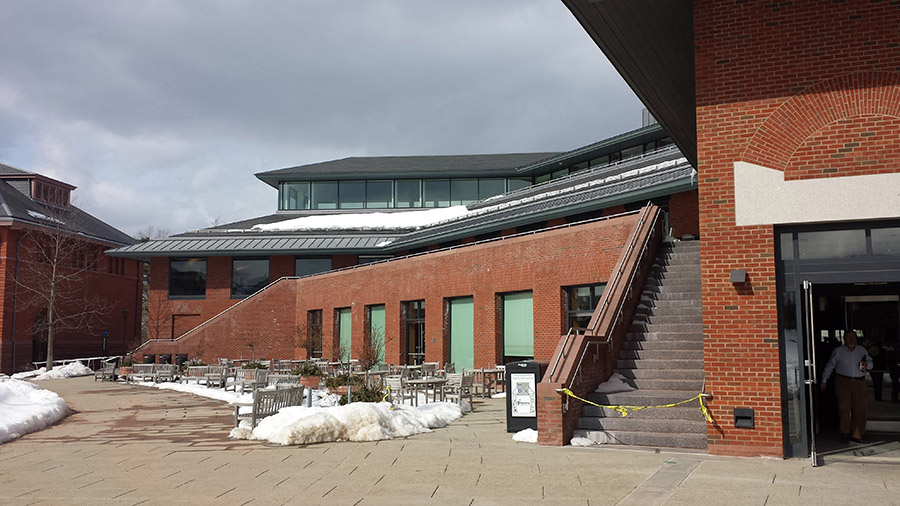
#> input picture Assignment 4/wes1.jpg, 900 x 506 px
$ python 03LinkedMatches.py   (older library calls are emulated)
#> lines starting #> are read from the running program, lines starting #| are printed output that depends on the picture
'''
Created on Mar 10, 2014

@author: Yuon
'''
import matplotlib.pyplot as plt
import numpy as np
import cv2
import numpy.linalg as lin

def bestMatches(des1,des2):
    best_matches = []
    for i in range(0, des1.shape[0]):
        des1dex = 0
        des2dex = 0
        dij = 1000
        for j in range(0, des2.shape[0]):
            dist = lin.norm((des2[j] - des1[i]))

            if dist < dij:
                dij = dist
                des1dex = i
                des2dex = j

        best_matches.append([des1dex, des2dex, dij])
    return best_matches


img1 = cv2.imread("wes1.jpg")
#> img1 is the input picture: shape (506, 900, 3); mean B, G, R 114.7, 119.1, 131.6
img2 = cv2.imread("wes2.jpg")
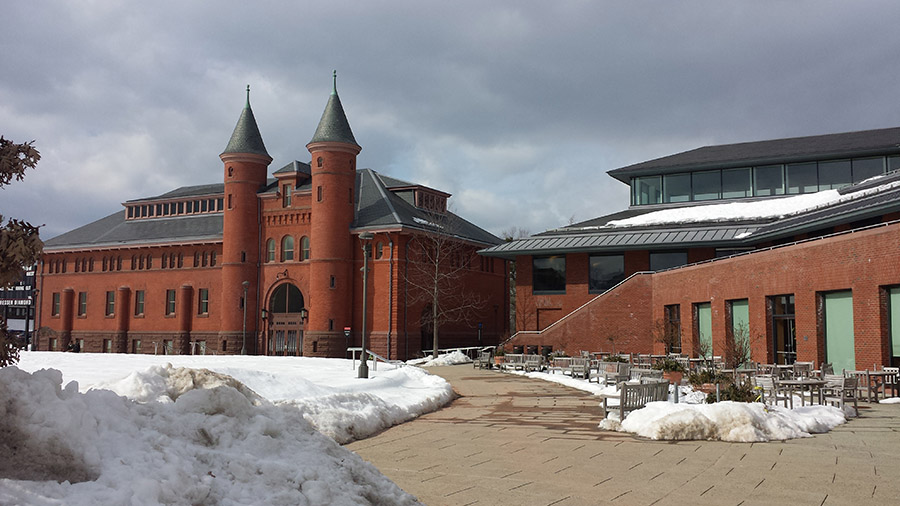
#> input picture Assignment 4/wes2.jpg, 900 x 506 px
#> img2 is the input picture: shape (506, 900, 3); mean B, G, R 127.4, 127, 134.4

img_rgb1 = cv2.cvtColor(img1,cv2.COLOR_BGR2RGB)
img_rgb2 = cv2.cvtColor(img2,cv2.COLOR_BGR2RGB)

img_rgb1 = np.array(img_rgb1)
img_rgb2 = np.array(img_rgb2)

img_gray1 = cv2.cvtColor(img1,cv2.COLOR_BGR2GRAY)
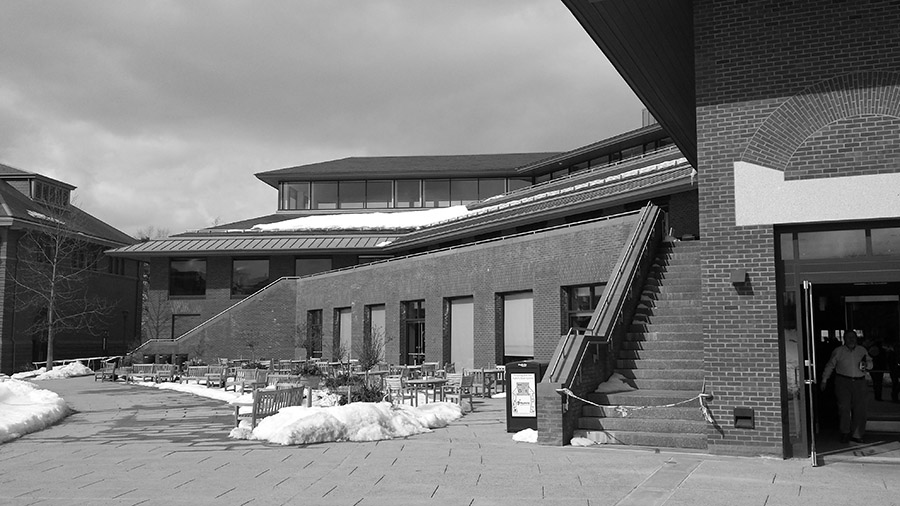
#> img_gray1: shape (506, 900); min 0, max 255, mean 122.3
img_gray2 = cv2.cvtColor(img2,cv2.COLOR_BGR2GRAY)
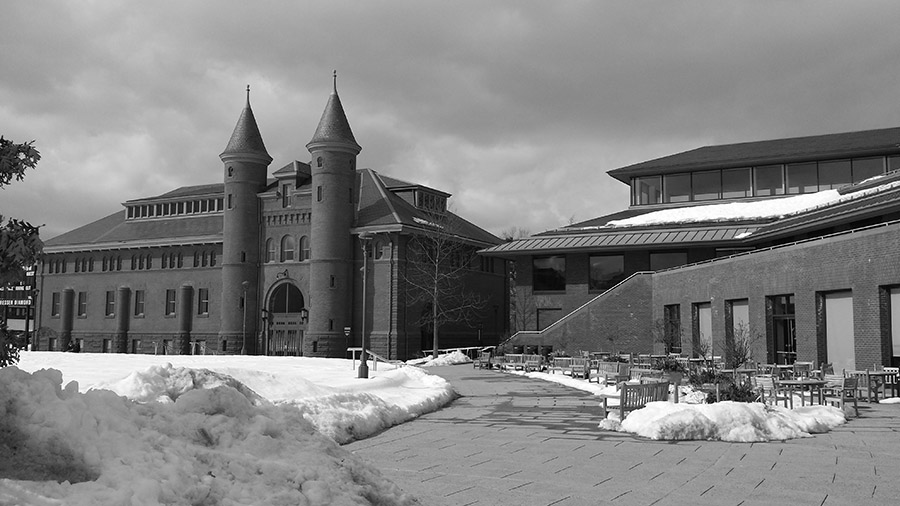
#> img_gray2: shape (506, 900); min 0, max 255, mean 129.3

sift = cv2.SIFT()

[kp1,des1] = sift.detectAndCompute(img_gray1, None)
#> kp1 = 2201 keypoints; strongest (x, y, size): (67, 363, 2.4), (234, 390, 1.9), (61, 364, 2.1), (152, 380, 1.9)
[kp2,des2] = sift.detectAndCompute(img_gray2, None)
#> kp2 = 1698 keypoints; strongest (x, y, size): (11, 346, 2.1), (449, 352, 1.9), (29, 346, 2.4), (349, 349, 2)

best_matches = bestMatches(des1, des2)
#> after the loop in bestMatches, `for i in range(0, des1.shape[0]):`: best_matches = 2201 items, first 6: [0, 626, 190.1], [1, 1667, 187.6], [2, 501, 310.1], [3, 795, 182.7], [4, 674, 136.3], [5, 626, 162.2]

sorted_matches = sorted(best_matches, key = lambda x:x[2])
#> sorted_matches = 2201 items, first 6: [479, 1199, 27.33], [831, 1654, 36.37], [649, 1398, 37.24], [513, 1261, 37.32], [410, 1165, 38.12], [682, 1438, 38.21]


[height, width, depth] = img_rgb1.shape
#> height = 506; width = 900; depth = 3

combined = np.zeros((height, 2*width, 3), dtype = 'uint8')

combined[:,0:width,:] = img_rgb1
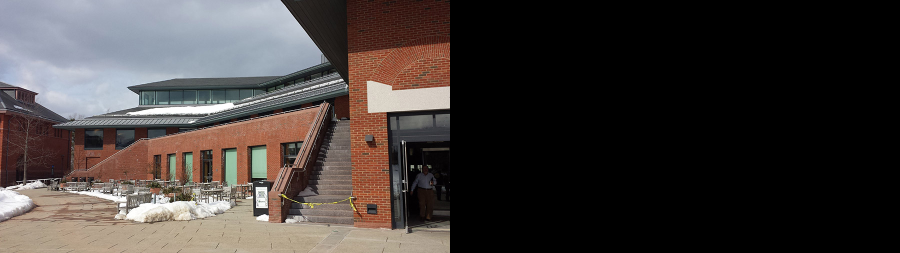
#> combined: shape (506, 1800, 3) (shown at 1/2 size); mean R, G, B 65.8, 59.6, 57.3
combined[:,width:2*width,:] = img_rgb2
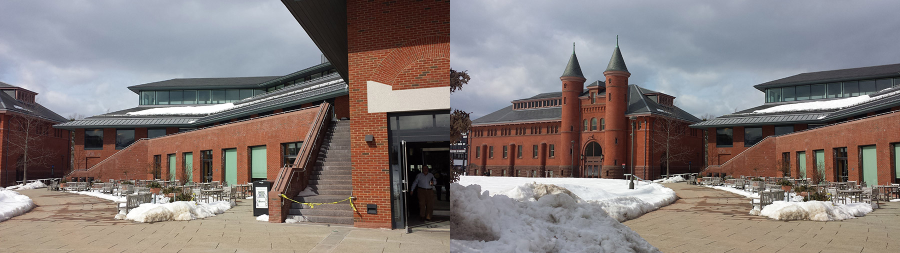
#> combined: shape (506, 1800, 3) (shown at 1/2 size); mean R, G, B 133, 123.1, 121

plt.subplot(211)
plt.title("Best Matches")
plt.imshow(combined)
for i in range(0,10):
    x1 = kp1[sorted_matches[i][0]].pt[0]
    x2 = width + kp2[sorted_matches[i][1]].pt[0]
    y1 = kp1[sorted_matches[i][0]].pt[1]
    y2 = kp2[sorted_matches[i][1]].pt[1]
    plt.plot([x1, x2], [y1, y2], 'r')
#> this loop made 10 passes
#> (x1, x2, y1, y2) on passes 1 to 10: (315.3, 1567.7, 210.3, 204.5), (491.9, 1776, 321.1, 317.9), (399.3, 1659.9, 230.4, 220.3), (333.9, 1588.8, 246.5, 239.8), (295.3, 1548.9, 246.4, 241.2), (412.1, 1675, 229.3, 218.4), (339.2, 1594.1, 231.3, 224), (268, 1522.1, 246.9, 242.5), (267.1, 1520, 198.6, 194.7), (264.8, 1520.9, 290.2, 285)
plt.subplot(212)
plt.title("Worst Matches")
plt.imshow(combined)
for j in range(1,11):
    x1 = kp1[sorted_matches[-j][0]].pt[0]
    x2 = width + kp2[sorted_matches[-j][1]].pt[0]
    y1 = kp1[sorted_matches[-j][0]].pt[1]
    y2 = kp2[sorted_matches[-j][1]].pt[1]
    plt.plot([x1, x2], [y1, y2], 'r')
#> this loop made 10 passes
#> (x1, x2, y1, y2) on passes 1 to 10: (542.9, 929.2, 429.7, 317.7), (769.6, 1412.5, 269.3, 276.6), (756.2, 1691.3, 316.7, 359.7), (745.6, 1267, 237.2, 402.6), (542.9, 1064.5, 429.7, 340.6), (802.1, 1267, 79.1, 402.6), (725.8, 1579.8, 247.6, 351), (718.4, 1412.5, 224.5, 276.6), (470.4, 1663.9, 396.8, 402.3), (306.3, 1263.2, 399.6, 268.1)
plt.show()
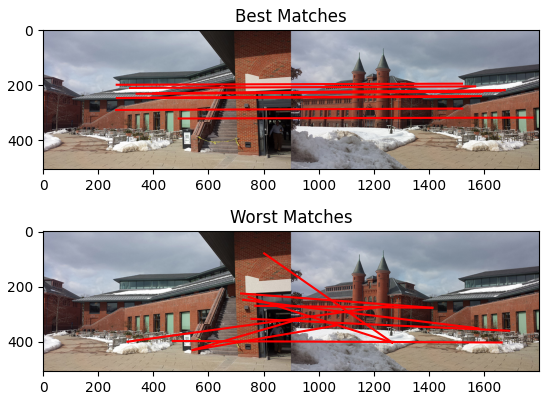
#> figure drawn by matplotlib, 2 panels
